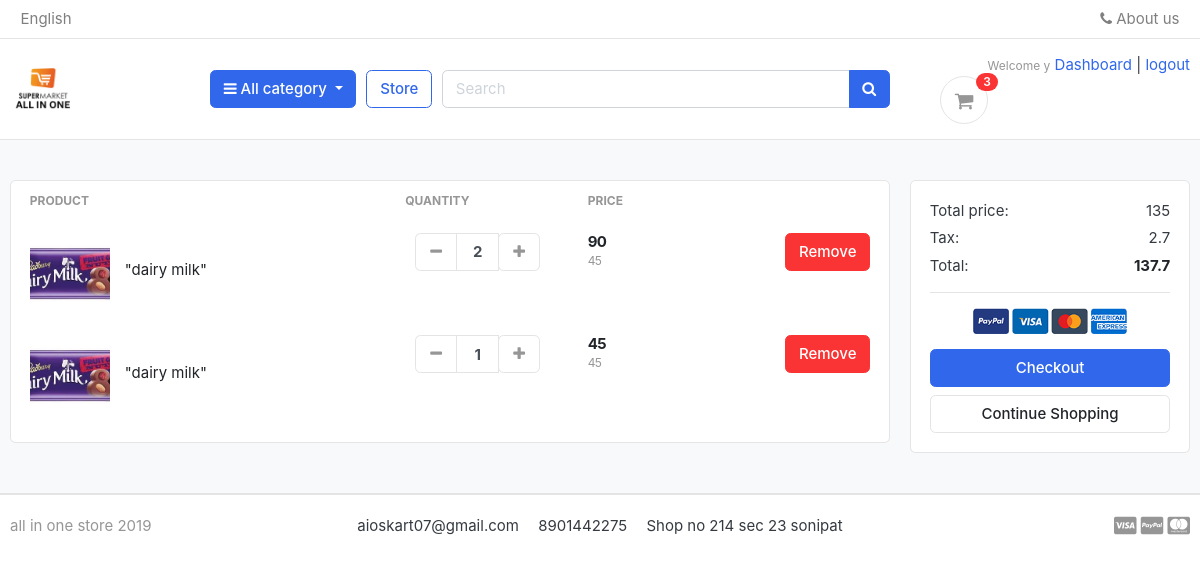
The page /cart/ (signed in) on the database its author committed.
### accounts/models.py (models this page shows, shortened)
class Account(AbstractBaseUser):
    first_name      = models.CharField(max_length=50)
    last_name       = models.CharField(max_length=50)
    username        = models.CharField(max_length=50, unique=True)
    email           = models.EmailField(max_length=100, unique=True)
    phone_number    = models.CharField(max_length=50)
    date_joined     = models.DateTimeField(auto_now_add=True)
    last_login      = models.DateTimeField(auto_now_add=True)
    is_admin        = models.BooleanField(default=False)
    is_staff        = models.BooleanField(default=False)
    is_active        = models.BooleanField(default=False)
    is_superadmin        = models.BooleanField(default=False)
    USERNAME_FIELD = 'email'
    REQUIRED_FIELDS = ['username', 'first_name', 'last_name']
    objects = MyAccountManager()

### carts/models.py (models this page shows, shortened)
class CartItem(models.Model):
    user = models.ForeignKey(Account,on_delete=models.CASCADE,null=True)
    product = models.ForeignKey(Product,on_delete=models.CASCADE)
    variations = models.ManyToManyField(Variation,blank=True)
    cart = models.ForeignKey(Cart,on_delete=models.CASCADE,null=True)
    quantity= models.IntegerField()
    is_active = models.BooleanField(default=True)
    def sub_total(self):
        return self.product.price * self.quantity

### store/models.py (models this page shows, shortened)
class Product(models.Model):
    product_name = models.CharField(max_length=100, unique=True)
    slug = models.SlugField(max_length=100, unique=True)
    description = models.TextField(max_length=200,blank=True)
    price = models.IntegerField()
    images = models.ImageField(upload_to='phots/products')
    stock = models.IntegerField()
    is_available = models.BooleanField(default=True)
    category = models.ForeignKey(Category,on_delete=models.CASCADE)
    created_date = models.DateTimeField(auto_now_add=True)
    modified_date = models.DateTimeField(auto_now=True)
    def get_url(self):
        return reverse('product_detail', args=[self.category.slug,self.slug])

### carts/views.py (the view)
# urls.py: path('',views.cart,name='cart'),
def cart(request, total=0, quantity=0, cart_items=None):
    try:
        tax = 0
        grand_total = 0
        if request.user.is_authenticated:
            cart_items = CartItem.objects.filter(user=request.user, is_active=True)
        else:
            cart = Cart.objects.get(cart_id=_cart_id(request))
            cart_items = CartItem.objects.filter(cart=cart, is_active=True)
        for cart_item in cart_items:
            total += (cart_item.product.price * cart_item.quantity)
            quantity += cart_item.quantity
        tax = (2 * total)/100
        grand_total = total + tax
    except ObjectDoesNotExist:
        pass #just ignore
    context = {
        'total': total,
        'quantity': quantity,
        'cart_items': cart_items,
        'tax'       : tax,
        'grand_total': grand_total,
    }
    return render(request, 'store/cart.html', context)

### carts/context_processors.py (called while the page is built)
def counter(request):
    cart_count=0
    if 'admin' in request.path:
        return {}
    else:
        try:
            cart = Cart.objects.filter(cart_id= _cart_id(request))
            if request.user.is_authenticated:
                cart_items = CartItem.objects.all().filter(user=request.user)
            else:
                cart_items = CartItem.objects.all().filter(cart=cart[:1])
            for cart_item in cart_items:
                cart_count += cart_item.quantity
        except Cart.DoesNotExist:
            cart_count = 0
    return dict(cart_count=cart_count)

### carts/views.py (called while the page is built)
def _cart_id(request):
    cart = request.session.session_key
    if not cart:
        cart = request.session.create()
    return cart

### category/context_processors.py (called while the page is built)
def menu_links(request):
    links = Category.objects.all()
    return dict(links=links)

### category/models.py (called while the page is built)
    def get_url(self):
            return reverse('products_by_category',args=[self.slug])

### templates/store/cart.html (shortened to what this page needs)
{% extends 'base.html' %}
{% load static %}
{% block content %}
<section class="section-content padding-y bg">
<div class="container">
{% if not cart_items %}
<h2>your shopping cart is empty </h2>
<br>
<div class="text-center">
	<a href="{% url 'store' %}" class="btn btn-primary">continue</a>
</div>
{% else %}
<div class="row">
	<aside class="col-lg-9">
<div class="card">
<table class="table table-borderless table-shopping-cart">
<thead class="text-muted">
<tr class="small text-uppercase">
  <th scope="col">Product</th>
  <th scope="col" width="120">Quantity</th>
  <th scope="col" width="120">Price</th>
  <th scope="col" class="text-right" width="200"> </th>
</tr>
</thead>
<tbody>
{% for cart_item in cart_items %}
<tr>
	<td>
		<figure class="itemside align-items-center">
			<div class="aside"><img src="{{ cart_item.product.images.url}}" class="img-sm"></div>
			<figcaption class="info">
				<a href="{{ cart_item.product.get_url }}" class="title text-dark">"{{cart_item.product.product_name}}"</a>
			</figcaption>
		</figure>
	</td>
	<td>
					<div class="col">
						<div class="input-group input-spinner">
							<div class="input-group-prepend">
							<a href="{% url 'remove_cart' cart_item.product.id cart_item.id %}" class="btn btn-light" type="button" id="button-plus"> <i class="fa fa-minus"></i> </a>
							</div>
							<input type="text" class="form-control"  value="{{cart_item.quantity}}">
							<div class="input-group-append">
								<form action="{% url 'add_cart' cart_item.product.id %}" method="POST">
									<button class="btn btn-light" type="submit" id="button-minus"> <i class="fa fa-plus"></i> </button>
								</form>
							</div>
						</div>
					</div>
	</td>
	<td>
		<div class="price-wrap">
			<var class="price">{{cart_item.sub_total}}</var>
			<small class="text-muted"> {{cart_item.product.price}} </small>
		</div>
	</td>
	<td class="text-right">
	<a href="{% url 'remove_cart_item' cart_item.product.id cart_item.id %}" onclick="return confirm('are you sure to delete this item')" class="btn btn-danger"> Remove</a>
	</td>
</tr>
{% endfor %}
</tbody>
</table>
</div>
	</aside>
	<aside class="col-lg-3">
		<div class="card">
		<div class="card-body">
			<dl class="dlist-align">
			  <dt>Total price:</dt>
			  <dd class="text-right">{{total}}</dd>
			</dl>
			<dl class="dlist-align">
			  <dt>Tax:</dt>
			  <dd class="text-right">{{tax}}</dd>
			</dl>
			<dl class="dlist-align">
			  <dt>Total:</dt>
			  <dd class="text-right text-dark b"><strong>{{grand_total}}</strong></dd>
			</dl>
			<hr>
			<p class="text-center mb-3">
				<img src="{% static './images/misc/payments.png'%}" height="26">
			</p>
			<a href="{% url 'checkout' %}" class="btn btn-primary btn-block"> Checkout </a>
			<a href="{% url 'store' %}" class="btn btn-light btn-block">Continue Shopping</a>
		</div>
		</div>
</aside>
{% endif %}
</div>
</div>
</section>
{% endblock %}

### templates/includes/navbar.html (shortened to what this page needs)
{% load static %}
<header class="section-header">
<nav class="navbar p-md-0 navbar-expand-sm navbar-light border-bottom">
<div class="container">
  <div class="collapse navbar-collapse" id="navbarTop4">
    <ul class="navbar-nav mr-auto">
      <li class="nav-item dropdown">
      <a href="#" class="nav-link">   English </a>
    </ul>
    <ul class="navbar-nav">
    <li><a href="{% url 'aboutus' %}" target="_blank" class="nav-link"> <i class="fa fa-phone"></i> About us  </a></li>
  </ul>
  </div>
</div>
</nav>
<section class="header-main border-bottom">
  <div class="container">
<div class="row align-items-center">
  <div class="col-lg-2 col-md-3 col-6">
    <a href="{% url 'home' %}" class="brand-wrap">
      <img class="logo" src="{% static './images/2F.png'%}">
    </a>
  </div>
  <div class="col-lg col-sm col-md col-6 flex-grow-0">
    <div class="category-wrap dropdown d-inline-block float-right">
      <button type="button" class="btn btn-primary dropdown-toggle" data-toggle="dropdown">
        <i class="fa fa-bars"></i> All category
      </button>
    </div>
  </div>
  <a href="{% url 'store' %}" class="btn btn-outline-primary">Store</a>
  <div class="col-lg  col-md-6 col-sm-12 col">
    <form action="{% url 'search' %}" class="search" method ='GET'>
      <div class="input-group w-100">
          <input type="text" class="form-control" style="width:60%;" placeholder="Search" name="Keyword">
          <div class="input-group-append">
            <button class="btn btn-primary" type="submit">
              <i class="fa fa-search"></i>
            </button>
          </div>
        </div>
    </form>
  </div>
  <div class="col-lg-3 col-sm-6 col-8 order-2 order-lg-3">
        <div class="d-flex justify-content-end mb-3 mb-lg-0">
          {% if user.id is None %}
          <div class="widget-header">
            <small class="title text-muted">Welcome guest!</small>
            <div>
              <a href="{% url 'login' %}">Sign in</a> <span class="dark-transp"> | </span>
              <a href="{% url 'register' %}"> Register</a>
            </div>
          </div>
          {% else %}
          <div>
          <small class="title text-muted">Welcome {{user.first_name}}</small>
          <a href="{% url 'dashboard' %}">Dashboard</a> <span class="dark-transp"> | </span>
          <a href="{% url 'logout' %}"> logout </a>
          </div>
          </div>
          {% endif %}
          <a href="{% url 'cart' %}" class="widget-header pl-3 ml-3">
            <div class="icon icon-sm rounded-circle border"><i class="fa fa-shopping-cart"></i></div>
            <span class="badge badge-pill badge-danger notify">{{cart_count}}</span>
          </a>
        </div>
      </div>
</div>
</section>
</header>

### static/css/ui.css (style rules this page uses)
html { font-family: "Inter", sans-serif; font-size: 15px; }
.price-wrap { letter-spacing: -0.7px; }
.icon-xs, .icon-sm, .icon-md, .icon-lg { display: inline-block; text-align: center; flex-shrink: 0; flex-grow: 0; }
.icon-sm { width: 48px; height: 48px; line-height: 48px !important; font-size: 20px; }
.img-xs, .img-sm, .img-md, .img-lg { -o-object-fit: cover; object-fit: cover; flex-shrink: 0; flex-grow: 0; }
.img-sm { width: 80px; height: 80px; }
.padding-y { padding-top: 40px; padding-bottom: 40px; }
var { font-style: normal; }
figure { margin-bottom: 0; }
.bg { background-color: #f8f9fa; }
.b { font-weight: 600; }
.header-main { position: relative; padding-top: 1rem; padding-bottom: 1rem; }
.brand-wrap .logo, .navbar-brand .logo { margin-right: 7px; max-height: 42px; display: inline-block; }
.widget-header { display: inline-block; vertical-align: middle; position: relative; }
.widget-header i { color: #969696; }
.widget-header .notify { position: absolute; top: -3px; right: -10px; }
.btn-light { background-color: #fff; border-color: #e4e4e4; }
.btn-light i { color: #969696; }
.itemside { position: relative; display: flex; width: 100%; }
.itemside .aside { position: relative; flex-shrink: 0; }
.itemside .info { padding-left: 15px; padding-right: 7px; }
.itemside .title { display: block; margin-bottom: 5px; color: #212529; }
[class*=dlist-] { margin-bottom: 5px; }
[class*=dlist-] dd { margin-bottom: 0; }
.dlist-align { display: flex; }
.dlist-align dt { width: 150px; word-wrap: break-word; font-weight: normal; }
.dlist-align dd { flex-grow: 1; }
.notify { position: absolute; top: -4px; right: -10px; display: inline-block; padding: 0.25em 0.6em; font-size: 12px; line-height: 1; text-align: center; border-radius: 3rem; color: #fff; background-color: #fa3434; }
.price { font-weight: 600; color: #212529; }
.input-spinner { width: 125px; flex-wrap: nowrap; display: inline-flex; vertical-align: middle; }
.input-spinner input.form-control { text-align: center; max-width: 46px; font-weight: bold; flex-basis: 46px; border-color: #e4e4e4; flex-grow: 0; }
.input-spinner .btn { width: 42px; text-align: center; padding-left: 0.5rem; padding-right: 0.5rem; }
.table-shopping-cart.table td, .table-shopping-cart.table th { padding-left: 1.25rem; padding-right: 1.25rem; }
.table-shopping-cart .price-wrap { line-height: 1.2; }
.table-shopping-cart .price { font-weight: bold; margin-right: 5px; display: block; }

### rows shown on the page
Account: first_name "y"
CartItem: product.images (picture), product.product_name "dairy milk", quantity "2", sub_total "90", product.price "45"
CartItem: product.images (picture), product.product_name "dairy milk", quantity "1", sub_total "45", product.price "45"

### other values the page prints
{{ cart_count }} "3"
{{ total }} "135"
{{ tax }} "2.7"
{{ grand_total }} "137.7"
